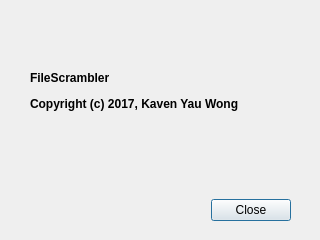
<?xml version="1.0" encoding="UTF-8"?>
<ui version="4.0">
 <class>About</class>
 <widget class="QDialog" name="About">
  <property name="geometry">
   <rect>
    <x>0</x>
    <y>0</y>
    <width>320</width>
    <height>240</height>
   </rect>
  </property>
  <property name="minimumSize">
   <size>
    <width>320</width>
    <height>240</height>
   </size>
  </property>
  <property name="maximumSize">
   <size>
    <width>320</width>
    <height>240</height>
   </size>
  </property>
  <property name="windowTitle">
   <string>About</string>
  </property>
  <widget class="QWidget" name="">
   <property name="geometry">
    <rect>
     <x>30</x>
     <y>30</y>
     <width>261</width>
     <height>191</height>
    </rect>
   </property>
   <layout class="QGridLayout" name="gridLayout">
    <item row="0" column="0" colspan="2">
     <widget class="QLabel" name="label">
      <property name="text">
       <string>&lt;html&gt;&lt;head/&gt;&lt;body&gt;&lt;p&gt;&lt;span style=&quot; font-weight:600;&quot;&gt;FileScrambler&lt;/span&gt;&lt;/p&gt;&lt;p&gt;&lt;span style=&quot; font-weight:600;&quot;&gt;Copyright (c) 2017, Kaven Yau Wong&lt;/span&gt;&lt;/p&gt;&lt;p&gt;&lt;br/&gt;&lt;/p&gt;&lt;/body&gt;&lt;/html&gt;</string>
      </property>
     </widget>
    </item>
    <item row="1" column="0">
     <spacer name="horizontalSpacer">
      <property name="orientation">
       <enum>Qt::Horizontal</enum>
      </property>
      <property name="sizeHint" stdset="0">
       <size>
        <width>40</width>
        <height>20</height>
       </size>
      </property>
     </spacer>
    </item>
    <item row="1" column="1">
     <widget class="QPushButton" name="pushButton">
      <property name="text">
       <string>Close</string>
      </property>
     </widget>
    </item>
   </layout>
  </widget>
 </widget>
 <resources/>
 <connections>
  <connection>
   <sender>pushButton</sender>
   <signal>clicked()</signal>
   <receiver>About</receiver>
   <slot>accept()</slot>
   <hints>
    <hint type="sourcelabel">
     <x>256</x>
     <y>207</y>
    </hint>
    <hint type="destinationlabel">
     <x>306</x>
     <y>224</y>
    </hint>
   </hints>
  </connection>
 </connections>
</ui>
